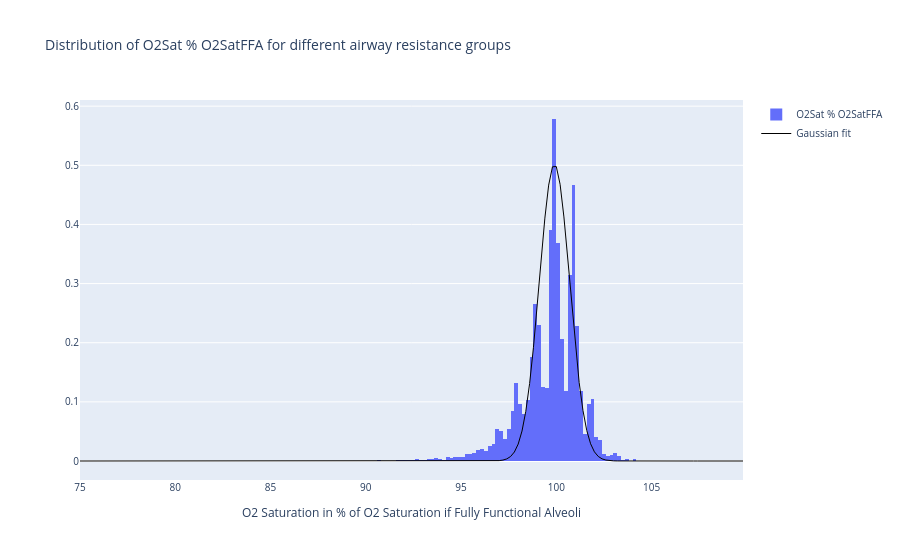

Notebook cell for this chart:
### Code cell
# Fit a gaussian distribution
import scipy.stats as stats


def fit_gaussian(array, bin_width=0.2):
    # Print data median
    mu, std = stats.norm.fit(array)
    print(f"Unconstrained gaussian fit - mu: {mu}, std: {std}")
    # Redo a fit with a fixed mu
    mu = np.median(array)
    std = stats.norm.fit(array, floc=mu)[1]
    print(f"Gaussian fit with mu = median - mu: {mu}, std: {std}")
    # Redo a fit using the same mu, but taking the std as the std of the right hand side from the median
    mu = np.median(array)
    right_hand_side = array[array > mu]
    std = np.sqrt(np.sum((right_hand_side - mu) ** 2) / len(array))
    print(
        f"Gaussian fit centered on median, defining std to the right hand side deviation from median - mu: {mu}, std: {std}"
    )

    # Then plot the pdf on top of the histogram
    # Create x vector from 75 to 110 with bin_width
    x = np.arange(75, 110, bin_width)
    pdf = stats.norm.pdf(x, mu, std)
    # Normalise pdf
    # pdf = pdf / np.sum(pdf)
    # print(sum(pdf))

    fig = go.Figure()
    fig.add_trace(
        go.Histogram(
            x=array,
            name=f"O2Sat % O2SatFFA",
            xbins=dict(start=75, end=110, size=bin_width),
            histnorm="probability density",
        )
    )
    # Add gaussian fit
    fig.add_trace(
        go.Scatter(
            x=x,
            y=pdf,
            mode="lines",
            name="Gaussian fit",
            line=dict(color="black", width=1),
        )
    )
    fig.update_layout(
        title=f"Distribution of O2Sat % O2SatFFA for different airway resistance groups",
        font=dict(size=10),
    )
    fig.update_xaxes(
        title_text="O2 Saturation in % of O2 Saturation if Fully Functional Alveoli"
    )
    fig.show()


fit_gaussian(df[O2_col])

### Figure 1 — Plotly figure (JSON) as saved in the notebook; plotly's stock layout.template omitted (floating-point values rounded to 4 significant figures; data arrays with more than 128 entries replaced by an {"elided": "..."} marker saying what was removed)
{"data": [{"histnorm": "probability density", "name": "O2Sat % O2SatFFA", "type": "histogram", "x": {"elided": "20397 float values"}, "xbins": {"end": 110, "size": 0.2, "start": 75}}, {"line": {"color": "black", "width": 1}, "mode": "lines", "name": "Gaussian fit", "type": "scatter", "x": {"elided": "175 float values"}, "y": {"elided": "175 float values"}}], "layout": {"font": {"size": 10}, "title": {"text": "Distribution of O2Sat % O2SatFFA for different airway resistance groups"}, "xaxis": {"title": {"text": "O2 Saturation in % of O2 Saturation if Fully Functional Alveoli"}}}}
